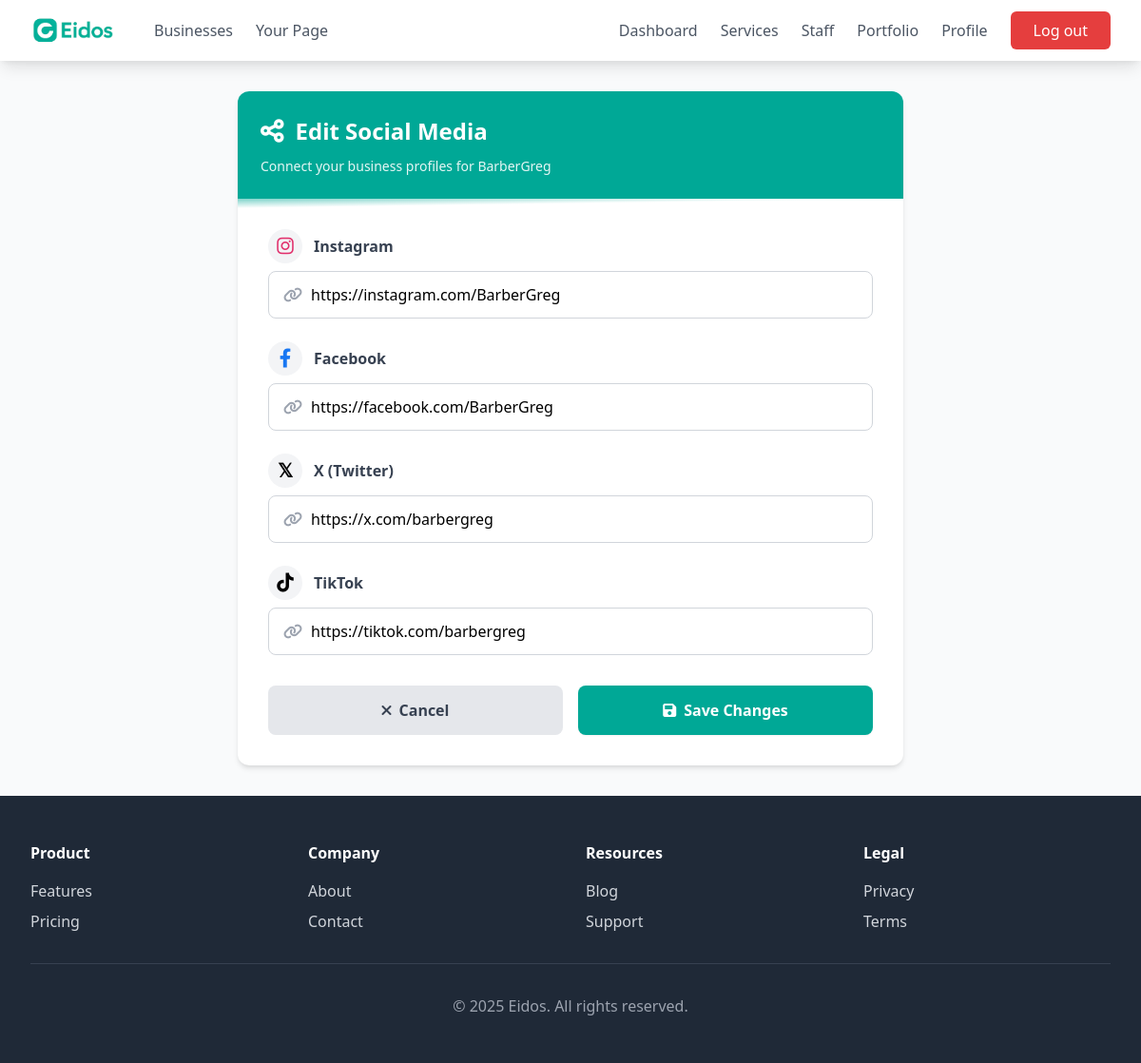
Screenshot of /business/dashboard/social-media/ (signed in) with the database file from the repository.
### business/models.py (models this page shows, shortened)
class BusinessAccount(models.Model):
    name = models.CharField(max_length=100)
    email = models.EmailField(max_length=100, default='')
    address = models.CharField(max_length=200)
    description = models.TextField(blank=True)
    logo = models.ImageField(upload_to='business/images/')
    user = models.OneToOneField(Account, on_delete=models.CASCADE, null=True, blank=True)
    phone = models.CharField(max_length=20)
    instagram = models.URLField(blank=True, null=True)
    facebook = models.URLField(blank=True, null=True)
    twitter = models.URLField(blank=True, null=True)
    tiktok = models.URLField(blank=True, null=True)

### business/views.py (the view)
# urls.py: path('dashboard/social-media/', views.updateSocialMedia, name='update_social_media'),
@login_required
def updateSocialMedia(request):
    try:
        business = BusinessAccount.objects.get(user=request.user)
    except BusinessAccount.DoesNotExist:
        messages.error(request, "Business profile not found")
        return redirect('home')
    if request.method == "POST":
        form = SocialMediaForm(request.POST, instance=business)
        if form.is_valid():
            form.save()
            return redirect('business_dashboard')
    else:
        form = SocialMediaForm(instance=business)
    return render(request, 'update_social_media.html', {'form': form, 'business': business})

### business/forms.py
class SocialMediaForm(forms.ModelForm):
    class Meta:
        model = BusinessAccount
        fields = ['instagram', 'facebook', 'twitter', 'tiktok']

### eidosapp/context_processors.py (called while the page is built)
def user_type_context(request):
    user_type = None
    if request.user.is_authenticated:
        if hasattr(request.user, 'is_business') and request.user.is_business:
            user_type = 'business'
        elif hasattr(request.user, 'is_customer') and request.user.is_customer:
            user_type = 'customer'
    return {'user_type': user_type}

def business_user_context(request):
    business_user = None
    if request.user.is_authenticated and hasattr(request.user, 'is_business') and request.user.is_business:
        business_user = BusinessAccount.objects.get(user=request.user)
    return {'business_user': business_user}

### business/templates/update_social_media.html (shortened to what this page needs)
{% extends 'base.html' %}
{% block body_class %}bg-gray-50{% endblock %}
{% block content %}
<div class="page-container">
    <div class="content-wrapper">
        <div class="card">
            <div class="card-header">
                <h1 class="card-title">
                    <i class="fas fa-share-alt"></i>
                    Edit Social Media
                </h1>
                <div class="card-subtitle">Connect your business profiles for {{ business.name }}</div>
            </div>
            <div class="card-body">
                <form method="post">
                    <div class="form-group">
                        <label class="social-label" for="id_instagram">
                            <div class="social-icon-wrapper">
                                <i class="fab fa-instagram social-icon instagram-icon"></i>
                            </div>
                            Instagram
                        </label>
                        <div class="input-group">
                            <input type="url" name="instagram" id="id_instagram" class="form-control"
                                value="{{ form.instagram.value|default_if_none:'' }}"
                                placeholder="https://instagram.com/yourbusiness">
                        </div>
                    </div>
                    <div class="form-group">
                        <label class="social-label" for="id_facebook">
                            <div class="social-icon-wrapper">
                                <i class="fab fa-facebook-f social-icon facebook-icon"></i>
                            </div>
                            Facebook
                        </label>
                        <div class="input-group">
                            <input type="url" name="facebook" id="id_facebook" class="form-control"
                                value="{{ form.facebook.value|default_if_none:'' }}"
                                placeholder="https://facebook.com/yourbusiness">
                        </div>
                    </div>
                    <div class="form-group">
                        <label class="social-label" for="id_twitter">
                            <div class="social-icon-wrapper">
                                <span class="x-icon">𝕏</span>
                            </div>
                            X (Twitter)
                        </label>
                        <div class="input-group">
                            <input type="url" name="twitter" id="id_twitter" class="form-control"
                                value="{{ form.twitter.value|default_if_none:'' }}"
                                placeholder="https://x.com/yourbusiness">
                        </div>
                    </div>
                    <div class="form-group">
                        <label class="social-label" for="id_tiktok">
                            <div class="social-icon-wrapper">
                                <i class="fab fa-tiktok social-icon tiktok-icon"></i>
                            </div>
                            TikTok
                        </label>
                        <div class="input-group">
                            <input type="url" name="tiktok" id="id_tiktok" class="form-control"
                                value="{{ form.tiktok.value|default_if_none:'' }}"
                                placeholder="https://tiktok.com/@yourbusiness">
                        </div>
                    </div>
                    <div class="button-container">
                        <a href="{% url 'business_dashboard' %}" class="btn btn-secondary">
                            <i class="fas fa-times"></i>
                            Cancel
                        </a>
                        <button type="submit" class="btn btn-primary">
                            <i class="fas fa-save"></i>
                            Save Changes
                        </button>
                    </div>
                </form>
            </div>
        </div>
    </div>
</div>
{% endblock %}

### eidosapp/templates/base.html (style rules this page uses)
:root { --primary-color: #00a896; --primary-dark: #007f6e; --secondary-color: #f8f9fa; }
body { padding-top: 64px; }
.btn-primary { background-color: var(--primary-color); color: white; transition: all 0.2s; }

### business/templates/update_social_media.html (style rules this page uses)
:root { --primary-color: #00a896; --primary-dark: #007f6e; --secondary-color: #f8f9fa; --gray-100: #f3f4f6; --gray-200: #e5e7eb; --gray-300: #d1d5db; --gray-400: #9ca3af; --gray-500: #6b7280; --gray-600: #4b5563; --gray-700: #374151; --gray-800: #1f2937; --gray-900: #111827; }
.page-container { min-height: calc(100vh - 64px); background-color: #f9fafb; padding: 2rem 1rem; margin-top: 0; }
.content-wrapper { max-width: 700px; margin: 0 auto; }
.card { background-color: white; border-radius: 0.75rem; box-shadow: 0 4px 6px -1px rgba(0, 0, 0, 0.1), 0 2px 4px -1px rgba(0, 0, 0, 0.06); overflow: hidden; }
.card-header { background-color: var(--primary-color); color: white; padding: 1.5rem; position: relative; }
.card-header::after { content: ''; position: absolute; bottom: -10px; left: 0; right: 0; height: 10px; background: linear-gradient(to right bottom, rgba(0, 168, 150, 0.5) 0%, rgba(0, 168, 150, 0) 50%, rgba(0, 168, 150, 0) 100%); }
.card-title { font-size: 1.5rem; font-weight: 700; margin: 0; display: flex; align-items: center; gap: 0.75rem; }
.card-title i { font-size: 1.75rem; }
.card-subtitle { font-size: 0.875rem; margin-top: 0.5rem; opacity: 0.9; }
.card-body { padding: 2rem; }
.form-group { margin-bottom: 1.5rem; }
.social-label { display: flex; align-items: center; gap: 0.75rem; font-weight: 600; color: var(--gray-700); margin-bottom: 0.5rem; font-size: 1rem; }
.social-icon-wrapper { display: flex; align-items: center; justify-content: center; width: 36px; height: 36px; border-radius: 50%; background-color: var(--gray-100); transition: transform 0.2s ease, box-shadow 0.2s ease; }
.social-icon { font-size: 1.25rem; }
.instagram-icon { color: #E1306C; }
.facebook-icon { color: #1877F2; }
.tiktok-icon { color: #000; }
.x-icon { position: relative; width: 1em; height: 1em; display: inline-flex; align-items: center; justify-content: center; color: #000; font-weight: bold; font-size: 1.25rem; }
.input-group { position: relative; }
.form-control { width: 100%; padding: 0.75rem 1rem 0.75rem 2.75rem; border: 1px solid var(--gray-300); border-radius: 0.5rem; font-size: 1rem; transition: border-color 0.2s ease, box-shadow 0.2s ease, transform 0.2s ease; background-color: white; }
.form-control::placeholder { color: var(--gray-400); }
.button-container { display: flex; gap: 1rem; margin-top: 2rem; }
.btn { flex: 1; padding: 0.875rem 1.5rem; border-radius: 0.5rem; font-weight: 600; font-size: 1rem; text-align: center; cursor: pointer; transition: all 0.2s ease; display: inline-flex; align-items: center; justify-content: center; gap: 0.5rem; border: none; }
.btn-primary { background-color: var(--primary-color); color: white; box-shadow: 0 1px 2px rgba(0, 0, 0, 0.05); }
.btn-secondary { background-color: var(--gray-200); color: var(--gray-700); text-decoration: none; }

### rows the page displays
BusinessAccount: name "BarberGreg", instagram "https://instagram.com/BarberGreg", facebook "https://facebook.com/BarberGreg", twitter "https://x.com/barbergreg", tiktok "https://tiktok.com/barbergreg"
